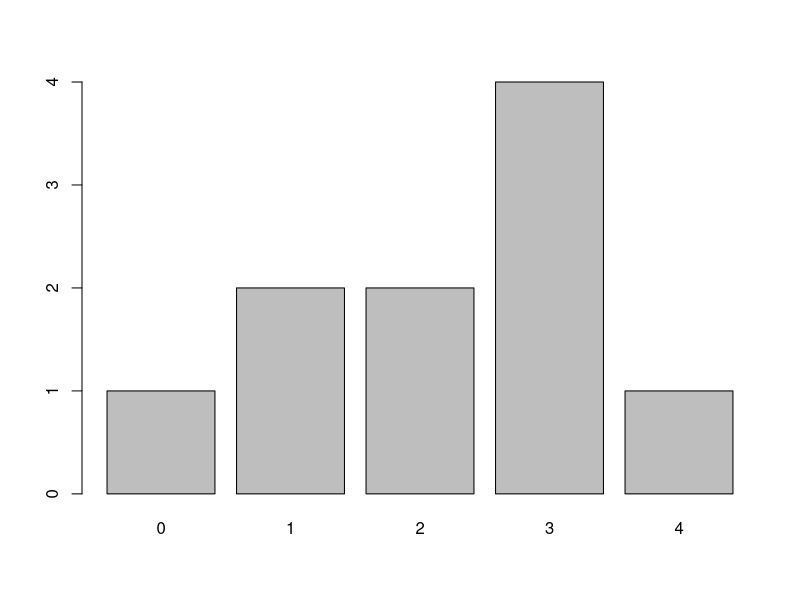
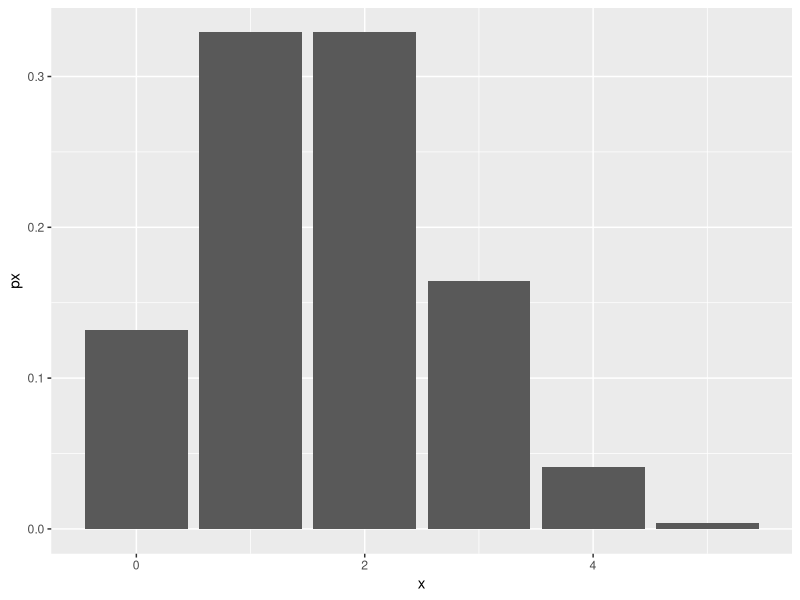
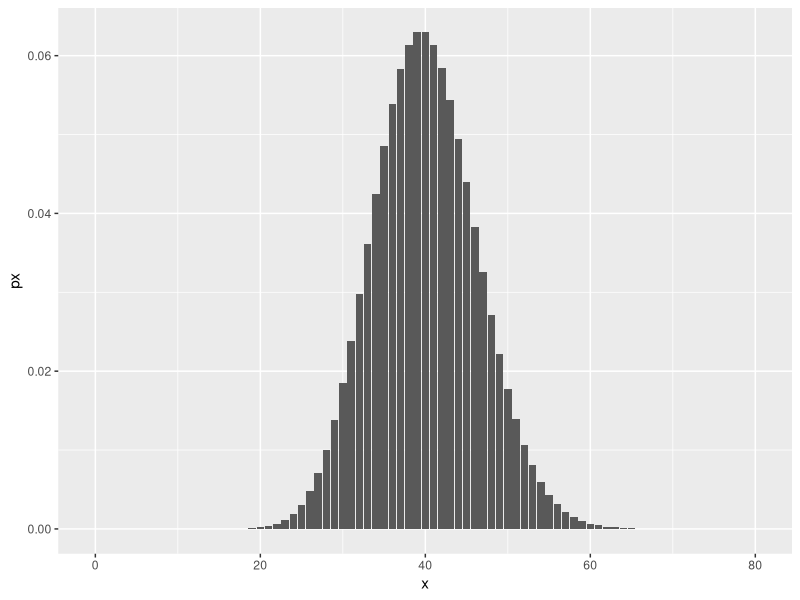
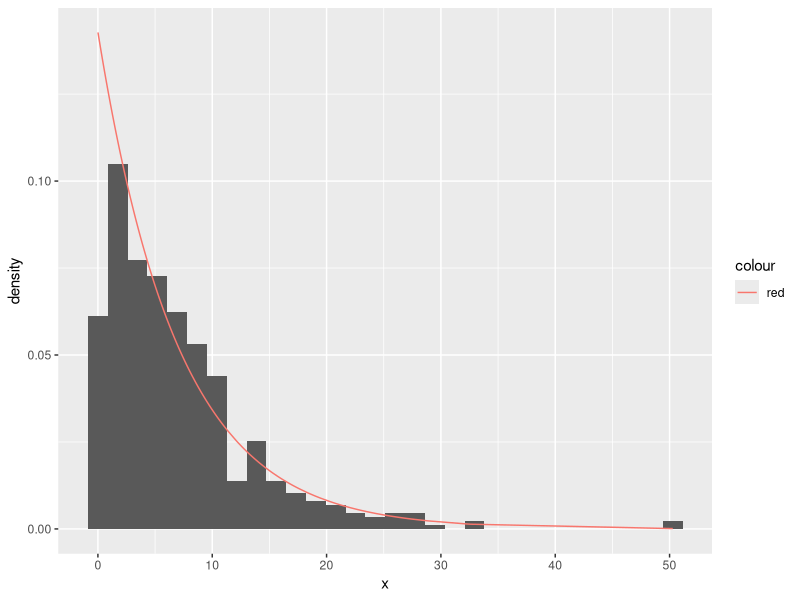

The R source for these figures, in order:
#funcao binomial

prob = function(x,n,p){
  choose(n,x)*(p^(x))*((1-p)^(n-x))
}

####EX1####
#prob de queimar
p=0.1
#numero de capacitores
n=10

#a) b)
cbind(0:10,prob(0:10,n,p))

#c)
1-prob(0,n,p)

#d)
1-prob(10,n,p)

#e)
n*p

#f)
#variancia
0.1*(.9)
#desvpad
sqrt(0.1*(.9))

1-prob(2,n,0.9)

####EX2####
n=16
p=3/4
#a)
sum(prob(12:16,n,p))

#b)
sum(prob(0:13,n,p))

#c)
prob(12,n,p)

#d)
80*3/4



####Aula2####

####funçao poisson####
poisson = function(lamb,x){
  (exp(-lamb)*lamb^x)/factorial(x)
}

poisson(5,0)+poisson(5,1)+poisson(5,2)

1 - (poisson(5,0)+poisson(5,1)+poisson(5,2)+poisson(5,3)+poisson(5,4)+poisson(5,5))

dpois(240,260)

####binom####
dbinom(2,5,1/3) #A probabilidade de 2 sucessos.

dbinom(0:5,5,1/3) # Todas as probabilidades

sum(dbinom(0:2,5,1/3)) 
sum(pbinom(2,5,1/3)) #A probabilidade de 2 ou menos sucessos

qbinom(0.7901,5,1/3) # O valor deA,tal que P(X≤A)=0.7901

rbinom(10,5,1/3) #Uma amostra aleatória de tamanho 10

barplot(table(rbinom(10,5,1/3))) # plot sem ggplot

#A presente graficamente todas as probabilidade de sucesso
install.packages('ggplot2')
library(ggplot2)

x=0:5
px = dbinom(x,5,1/3)
jorge = data.frame(x,px)
ggplot(jorge, aes(x,px))+geom_col()




####poisson####
dpois(35,40) #A probabilidade de processar 35 itens

dpois(0:475,40) #Todas as probabilidades

ppois(45,40) #A probabilidade de 45 ou menos sucessos

qpois(0.8096,40) #O valor de A, tal que P(X<=A)=0.8096

rpois(10,40) #Uma amostra aleatória de tamanho 10 

#Apresente graficamente todas as probabilidade de sucesso
x = 0:80
px = dpois(x,40)

cleber = data.frame(x,px)
ggplot(cleber,aes(x,px))+geom_col()

####modelo exponencial####
dexp(6,1/7) # nao existe a resposta sempre sera 0

pexp(5,1/7) # A probabilidade de vencer em 5 anos ou menos

qexp(0.5,1/7) # Determine o valor mediano

rexp(10,1/7)

x = rexp(500,1/7)
dx = dexp(x,1/7)

dados = data.frame(x,dx)

ggplot(dados,aes(x))+geom_histogram(aes(y=..density..))+geom_line(aes(x,dx,col='red'))
